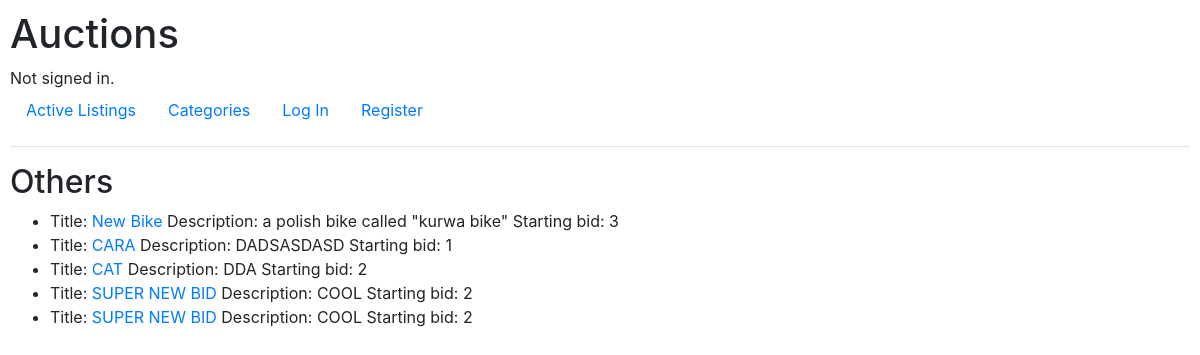
The page /categories/Others on the database as committed earlier.
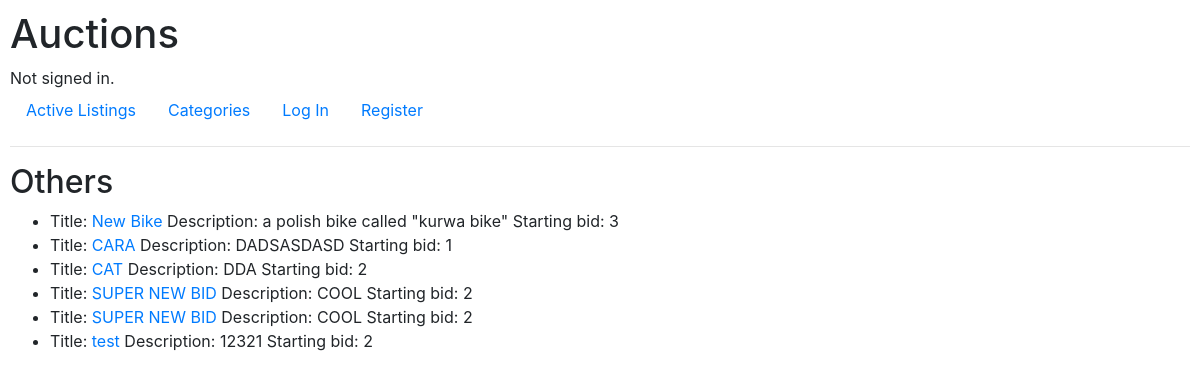
The same page on the database as committed later.
### auctions/models.py (models this page shows, shortened)
class listings(models.Model):
    title = models.CharField(max_length=64)
    description = models.TextField(max_length=500)
    starting_bit = models.IntegerField()
    creator = models.ForeignKey(User, on_delete=models.CASCADE)
    category = models.TextField(max_length=100, default="Others")

### auctions/views.py (the view)
# urls.py: path("categories/<str:category>", views.category, name="category")
def category(request, category):
    return render(request,"auctions/category.html",{
        "listings": listings.objects.filter(category=category),
        "category": category
    })

### auctions/templates/auctions/category.html
{% extends "auctions/layout.html" %}
{% block body %}
    <h2>{{ category }}</h2>
    <ul>
    {% for item in listings  %}
    <li>Title: <a href="/listing/{{ item.id }}">{{ item.title }}
    </a> Description: {{ item.description }}
        Starting bid: {{ item.starting_bit }}</li>
    {% endfor %}
    </ul>
{% endblock %}

Rows that differ between the two databases and show on the page:
added listings: title "test", description "12321", starting_bit "2"
